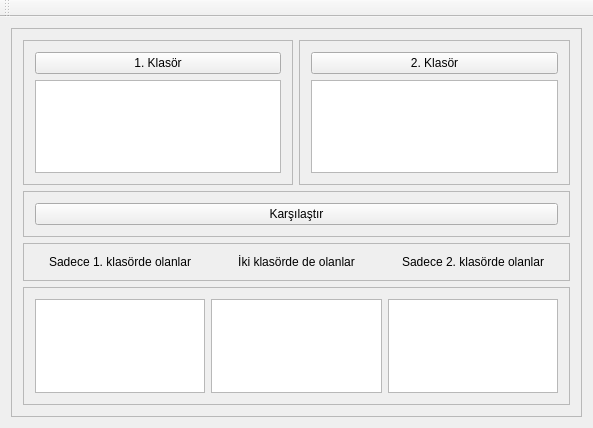
<?xml version="1.0" encoding="UTF-8"?>
<ui version="4.0">
 <class>MainWindow</class>
 <widget class="QMainWindow" name="MainWindow">
  <property name="geometry">
   <rect>
    <x>0</x>
    <y>0</y>
    <width>593</width>
    <height>428</height>
   </rect>
  </property>
  <property name="windowTitle">
   <string>MainWindow</string>
  </property>
  <widget class="QWidget" name="centralWidget">
   <property name="enabled">
    <bool>true</bool>
   </property>
   <layout class="QHBoxLayout" name="horizontalLayout_2">
    <item>
     <widget class="QFrame" name="frame">
      <property name="frameShape">
       <enum>QFrame::StyledPanel</enum>
      </property>
      <property name="frameShadow">
       <enum>QFrame::Raised</enum>
      </property>
      <layout class="QGridLayout" name="gridLayout">
       <item row="0" column="0">
        <widget class="QFrame" name="frame_2">
         <property name="frameShape">
          <enum>QFrame::StyledPanel</enum>
         </property>
         <property name="frameShadow">
          <enum>QFrame::Raised</enum>
         </property>
         <layout class="QVBoxLayout" name="verticalLayout">
          <item>
           <widget class="QPushButton" name="btnDr1">
            <property name="text">
             <string>1. Klasör</string>
            </property>
           </widget>
          </item>
          <item>
           <widget class="QListWidget" name="lvDir1"/>
          </item>
         </layout>
        </widget>
       </item>
       <item row="0" column="1">
        <widget class="QFrame" name="frame_3">
         <property name="frameShape">
          <enum>QFrame::StyledPanel</enum>
         </property>
         <property name="frameShadow">
          <enum>QFrame::Raised</enum>
         </property>
         <layout class="QVBoxLayout" name="verticalLayout_2">
          <item>
           <widget class="QPushButton" name="btnDr2">
            <property name="text">
             <string>2. Klasör</string>
            </property>
           </widget>
          </item>
          <item>
           <widget class="QListWidget" name="lvDir2"/>
          </item>
         </layout>
        </widget>
       </item>
       <item row="1" column="0" colspan="2">
        <widget class="QFrame" name="frame_4">
         <property name="frameShape">
          <enum>QFrame::StyledPanel</enum>
         </property>
         <property name="frameShadow">
          <enum>QFrame::Raised</enum>
         </property>
         <layout class="QHBoxLayout" name="horizontalLayout">
          <item>
           <widget class="QPushButton" name="btnCompare">
            <property name="text">
             <string>Karşılaştır</string>
            </property>
           </widget>
          </item>
         </layout>
        </widget>
       </item>
       <item row="2" column="0" colspan="2">
        <widget class="QFrame" name="frame_5">
         <property name="frameShape">
          <enum>QFrame::StyledPanel</enum>
         </property>
         <property name="frameShadow">
          <enum>QFrame::Raised</enum>
         </property>
         <layout class="QHBoxLayout" name="horizontalLayout_3">
          <item>
           <widget class="QLabel" name="label">
            <property name="text">
             <string>Sadece 1. klasörde olanlar</string>
            </property>
            <property name="alignment">
             <set>Qt::AlignCenter</set>
            </property>
           </widget>
          </item>
          <item>
           <widget class="QLabel" name="label_2">
            <property name="text">
             <string>İki klasörde de olanlar</string>
            </property>
            <property name="alignment">
             <set>Qt::AlignCenter</set>
            </property>
           </widget>
          </item>
          <item>
           <widget class="QLabel" name="label_3">
            <property name="text">
             <string>Sadece 2. klasörde olanlar</string>
            </property>
            <property name="alignment">
             <set>Qt::AlignCenter</set>
            </property>
           </widget>
          </item>
         </layout>
        </widget>
       </item>
       <item row="3" column="0" colspan="2">
        <widget class="QFrame" name="frame_6">
         <property name="frameShape">
          <enum>QFrame::StyledPanel</enum>
         </property>
         <property name="frameShadow">
          <enum>QFrame::Raised</enum>
         </property>
         <layout class="QHBoxLayout" name="horizontalLayout_4">
          <item>
           <widget class="QListWidget" name="lvDirList1"/>
          </item>
          <item>
           <widget class="QListWidget" name="lvDirList"/>
          </item>
          <item>
           <widget class="QListWidget" name="lvDirList2"/>
          </item>
         </layout>
        </widget>
       </item>
      </layout>
     </widget>
    </item>
   </layout>
  </widget>
  <widget class="QMenuBar" name="menuBar">
   <property name="geometry">
    <rect>
     <x>0</x>
     <y>0</y>
     <width>593</width>
     <height>21</height>
    </rect>
   </property>
  </widget>
  <widget class="QToolBar" name="mainToolBar">
   <attribute name="toolBarArea">
    <enum>TopToolBarArea</enum>
   </attribute>
   <attribute name="toolBarBreak">
    <bool>false</bool>
   </attribute>
  </widget>
 </widget>
 <layoutdefault spacing="6" margin="11"/>
 <resources/>
 <connections/>
</ui>
